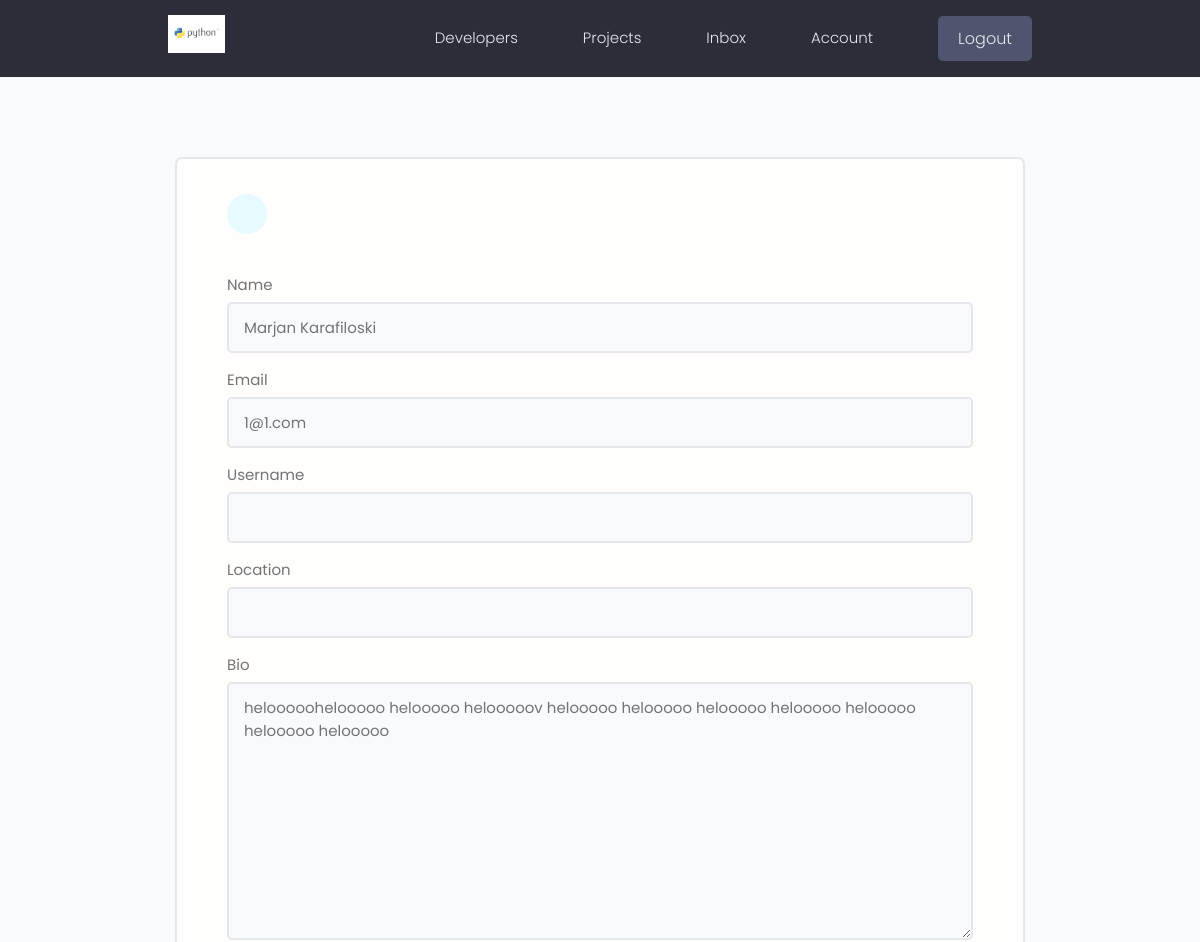
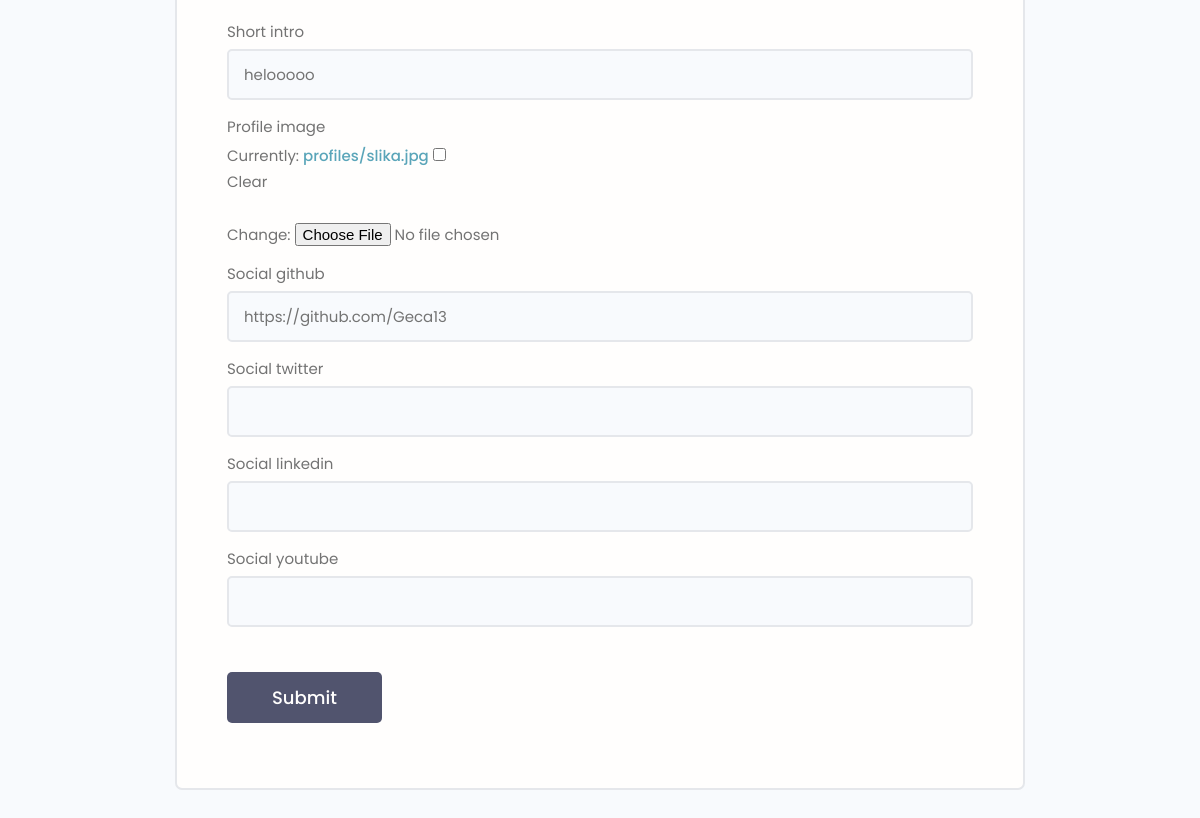
The app's page /edit-account (signed in) with its own data (2 pictures, top to bottom).
### users/models.py (models this page shows, shortened)
class Profile(models.Model):
    user = models.OneToOneField(User, on_delete=models.CASCADE, null=True, blank=True)
    name = models.CharField(max_length=200, null=True, blank=True)
    email = models.EmailField(max_length=500, null=True, blank=True)
    username = models.CharField(max_length=200, null=True, blank=True)
    location = models.CharField(max_length=200, null=True, blank=True)
    short_intro = models.CharField(max_length=200, null=True, blank=True)
    bio = models.TextField( null=True, blank=True)
    profile_image = models.ImageField( null=True, blank=True, upload_to='profiles/', default="profiles/user-default.png")
    social_github = models.CharField(max_length=200, null=True, blank=True)
    social_twitter = models.CharField(max_length=200, null=True, blank=True)
    social_linkedin = models.CharField(max_length=200, null=True, blank=True)
    social_youtube = models.CharField(max_length=200, null=True, blank=True)
    created = models.DateTimeField(auto_now_add=True)
    id = models.UUIDField(default=uuid.uuid4, unique=True, primary_key=True, editable=False)

### users/views.py (the view)
# urls.py: path('edit-account', views.editAccount, name="edit-account"),
@login_required(login_url='login')
def editAccount(request):
    profile = request.user.profile
    form = ProfileForm(instance=profile)
    if request.method =='POST':
        form = ProfileForm(request.POST, request.FILES, instance=profile)
        if form.is_valid():
            form.save()
            return redirect('account')
    context ={'form':form}
    return render(request, 'users/profile_form.html', context)

### users/forms.py
class ProfileForm(ModelForm):
    class Meta:
        model = Profile
        fields = [
            'name',
            'email',
            'username',
            'location',
            'bio',
            'short_intro',
            'profile_image',
            'social_github',
            'social_twitter',
            'social_linkedin',
            'social_youtube', ]
    def __init__(self, *args, **kwargs):
        super(ProfileForm, self).__init__(*args, **kwargs)
        for name, field in self.fields.items():
            field.widget.attrs.update({'class':'input'})

### users/templates/users/profile_form.html (shortened to what this page needs)
{% extends 'main.html' %}
{% block content %}
<main class="formPage my-xl">
    <div class="content-box">
        <div class="formWrapper">
            <a class="backButton" href="{% url 'account' %}"></a>
            <br>
            <form class="form" method="POST" action="{% url 'edit-account' %}" enctype="multipart/form-data">
                {% for field in form %}
                <div class="form__field">
                    <label for="formInput#text">{{field.label}}</label>
                    {{field}}
                </div>
                {% endfor %}
                <input class="btn btn--sub btn--lg  my-md" type="submit" value="Submit" />
            </form>
        </div>
    </div>
</main>
{% endblock content %}

### static/styles/app.css (style rules this page uses)
:root { --color-sub: #2d2d39; }
.btn--sub { background-color: var(--color-sub-light); }
.content-box { width: 95%; max-width: 85rem; margin: 0 auto; }
.backButton { background: var(--color-main-light); color: var(--color-main); width: 4rem; height: 4rem; display: flex; align-items: center; justify-content: center; border-radius: 50%; }
.formPage .formWrapper { list-style: none; background: var(--color-white); padding: 3.5rem 5rem; border: 2px solid var(--color-light); border-radius: 0.7rem; }

### static/uikit/styles/modules/_variables.css (style rules this page uses)
:root { --color-main: #5aa5b9; --color-main-light: #e6faff; --color-sub: #3f4156; --color-sub-light: #51546e; --color-sub-lighter: #ededfd; --color-text: #737373; --color-gray: #8b8b8b; --color-light: #e5e7eb; --color-light-gray: #767676; --color-bg: #f8fafd; --color-white: #fffefd; --color-white-light: #f3f3f3; --color-success: #359e64; --color-success-bg: #def8e8; --color-error: #fc4b0b; --color-error-bg: #fff2ee; --font-base: 'Poppins', arial, helvetica, 'Segoe UI', roboto, ubuntu, sans-serif; --font-monospace: 'Fira Code', 'Courier New', courier, monospace; --font-regular: 300; --font-medium: 500; --font-bold: 700; --generic-shadow: 1px 1px 5px #00000010; --generic-transition: all 0.3s ease-in-out; }

### static/uikit/styles/modules/_base.css (style rules this page uses)
* { margin: 0; padding: 0; box-sizing: border-box; text-rendering: optimizeLegibility; color: inherit; font-size: inherit; }
html { font-size: 50%; }
@media only screen and (min-width: 480px) { html { font-size: 56.25%; } }
@media only screen and (min-width: 1200px) { html { font-size: 62.5%; } }
body { line-height: 1.6; font-weight: 400; font-size: 1.5rem; color: var(--color-text); background-color: var(--color-bg); min-height: 100vh; }

### static/uikit/styles/modules/_typography.css (style rules this page uses)
* { font-family: var(--font-base); }
a { padding-bottom: 2px; text-decoration: none; display: inline-block; color: var(--color-main); font-weight: var(--font-medium); }

### static/uikit/styles/modules/_utilities.css (style rules this page uses)
.my-md { margin: 3rem auto; }
.my-xl { margin: 8rem auto; }

### static/uikit/styles/modules/_button.css (style rules this page uses)
.btn { display: inline-block; position: relative; cursor: pointer; background-color: var(--color-light); font-weight: var(--font-medium); color: var(--color-sub); text-decoration: none; padding: 1rem 2rem; border-radius: 0.5rem; border: none; width: -webkit-fit-content; width: -moz-fit-content; width: fit-content; height: -webkit-fit-content; height: -moz-fit-content; height: fit-content; font-size: 1.6rem; outline-width: 0; outline-color: transparent; -webkit-backface-visibility: hidden; backface-visibility: hidden; transition: all 0.3s ease-in-out; }
.btn--sub { background-color: var(--color-sub); color: var(--color-white); }
.btn--lg { font-size: 1.8rem; padding: 1.2rem 4.5rem; }

### static/uikit/styles/modules/_form.css (style rules this page uses)
.form { display: block; }
.form__field { margin-top: 1.5rem; margin-bottom: 1.5rem; }
.form__label, .form__field > label { display: block; margin-bottom: 0.5rem; color: var(--color-text); }
input.input[type='text'], input.input[type='email'], input.input[type='password'], input.input[type='number'], select.input, textarea.input { min-width: 24rem; width: 100%; padding: 1.2rem 1.5rem; border-radius: 0.5rem; border: 2px solid var(--color-light); transition: all 0.3s ease-in-out; background-color: var(--color-bg); }

### records on screen
Profile: form "Marjan Karafiloski" "1@1.com" "helooooohelooooo helooooo helooooov helooooo helooooo helooooo helooooo helooooo helooooo helooooo" "helooooo" "https://github.com/Geca13"

### other values on screen
{{ field.label }} "Name" "Email" "Username" "Location" "Bio" "Short intro" "Profile image" "Social github" "Social twitter" "Social linkedin" "Social youtube"
